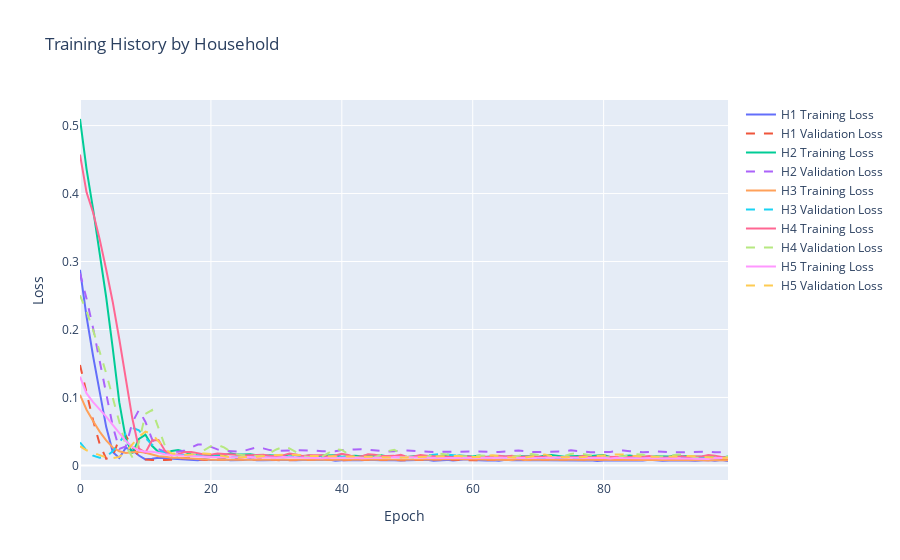
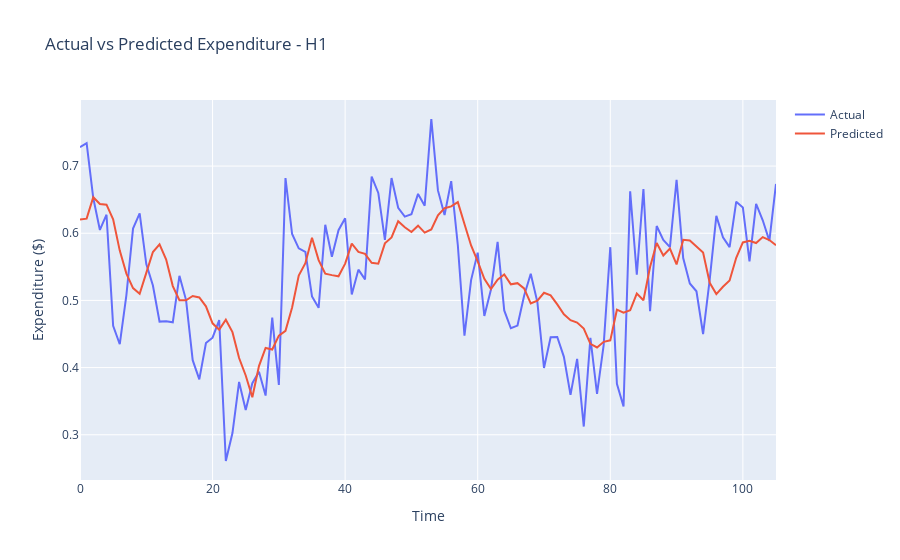
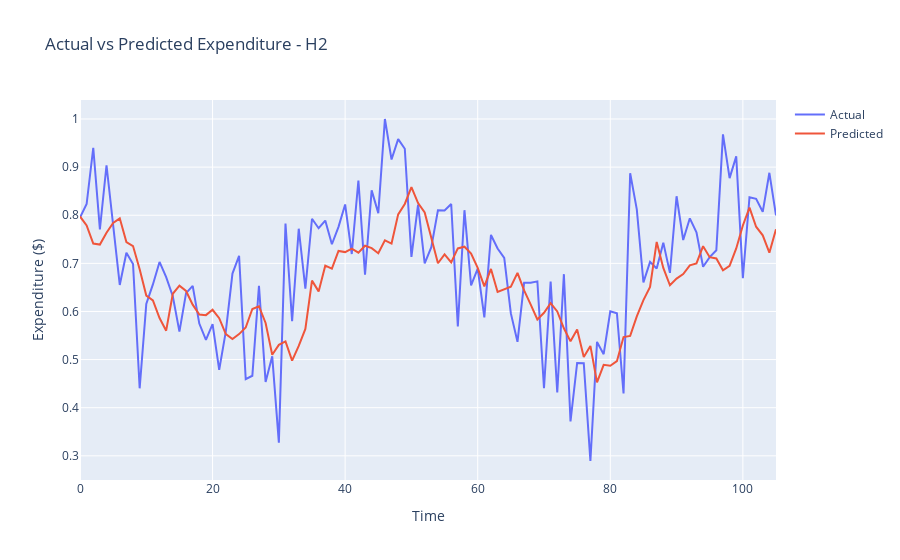
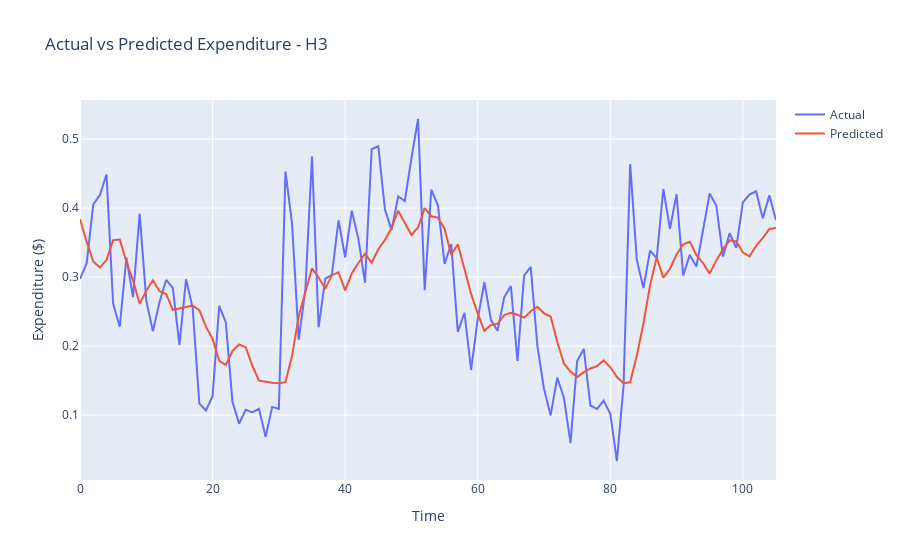

The notebook cell saved with these charts, in order:
### Code cell
import sys
import os
from pathlib import Path

# Add parent directory to Python path
notebook_dir = Path(os.getcwd())
project_dir = notebook_dir.parent
sys.path.append(str(project_dir))


# notebooks/02_model_training.ipynb

import pandas as pd
import numpy as np
from src.data_processor import DataProcessor
from src.models.expenditure_predictor import ExpenditurePredictor
import plotly.graph_objects as go

# Prepare data
processor = DataProcessor()
df = processor.load_household_data('../data/sample_household_data.csv')

# Train separate models for each household
household_models = {}
household_metrics = {}

for household in df['HouseholdID'].unique():
    print(f"\nTraining model for {household}")
    
    # Filter data for current household
    household_df = df[df['HouseholdID'] == household].copy()
    X, y = processor.prepare_training_data(household_df)
    
    # Split data
    train_size = int(len(X) * 0.8)
    X_train, X_test = X[:train_size], X[train_size:]
    y_train, y_test = y[:train_size], y[train_size:]
    
    # Train model
    predictor = ExpenditurePredictor()
    history = predictor.train(X_train, y_train)
    
    # Evaluate model
    y_pred = predictor.predict(X_test)
    mse = np.mean((y_test - y_pred.flatten()) ** 2)
    
    # Store model and metrics
    household_models[household] = predictor
    household_metrics[household] = {
        'mse': mse,
        'history': history
    }
    
    print(f"MSE for {household}: {mse:.4f}")


# Save models for each household
for household in household_models:
    model_path = f'../src/models/saved/model_{household}.keras'
    household_models[household].save(model_path)
    print(f"Saved model for {household} at {model_path}")

# Visualize training history for each household
fig = go.Figure()
for household, metrics in household_metrics.items():
    history = metrics['history']
    fig.add_trace(go.Scatter(
        y=history.history['loss'],
        name=f'{household} Training Loss',
        mode='lines'
    ))
    fig.add_trace(go.Scatter(
        y=history.history['val_loss'],
        name=f'{household} Validation Loss',
        mode='lines',
        line=dict(dash='dash')
    ))

fig.update_layout(
    title='Training History by Household',
    xaxis_title='Epoch',
    yaxis_title='Loss',
    hovermode='x unified'
)
fig.show()

# Compare predictions vs actual for each household
for household in household_models:
    household_df = df[df['HouseholdID'] == household].copy()
    X, y = processor.prepare_training_data(household_df)
    
    # Get predictions
    y_pred = household_models[household].predict(X)
    
    # Plot actual vs predicted
    fig = go.Figure()
    fig.add_trace(go.Scatter(
        y=y,
        name='Actual',
        mode='lines'
    ))
    fig.add_trace(go.Scatter(
        y=y_pred.flatten(),
        name='Predicted',
        mode='lines'
    ))
    
    fig.update_layout(
        title=f'Actual vs Predicted Expenditure - {household}',
        xaxis_title='Time',
        yaxis_title='Expenditure ($)',
        hovermode='x unified'
    )
    fig.show()
